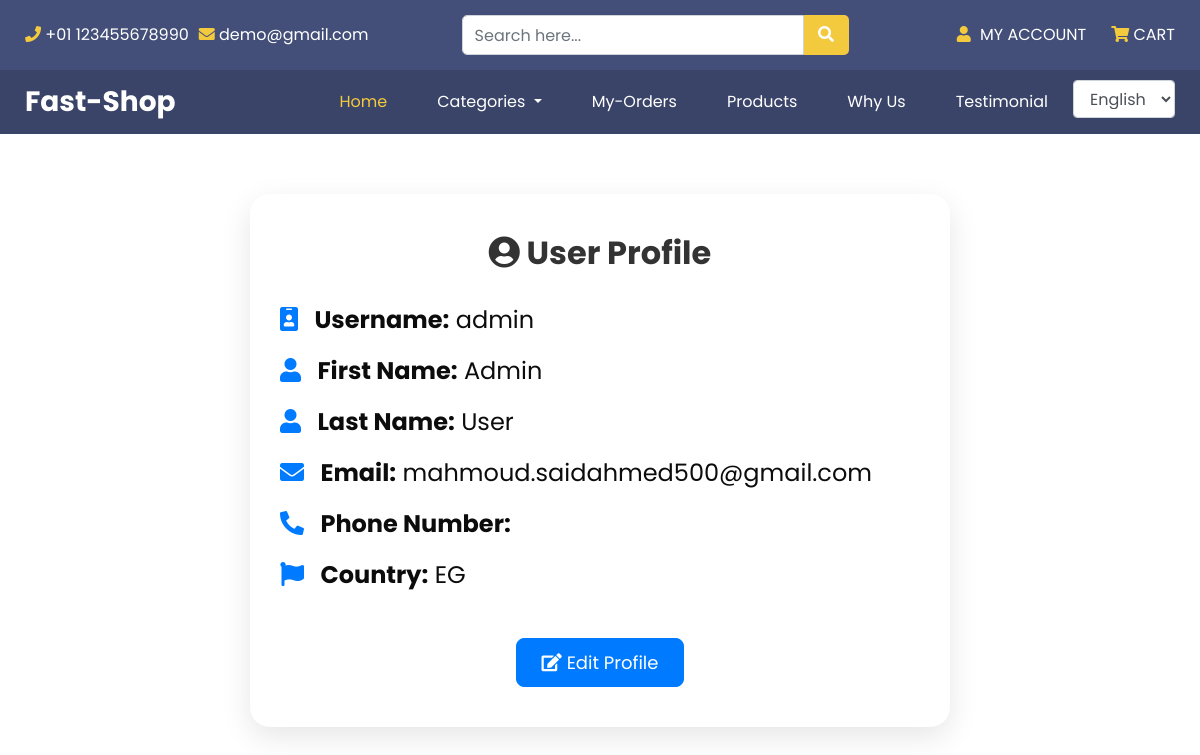
Page /en/accounts/profile/ (signed in) on the earlier database version.
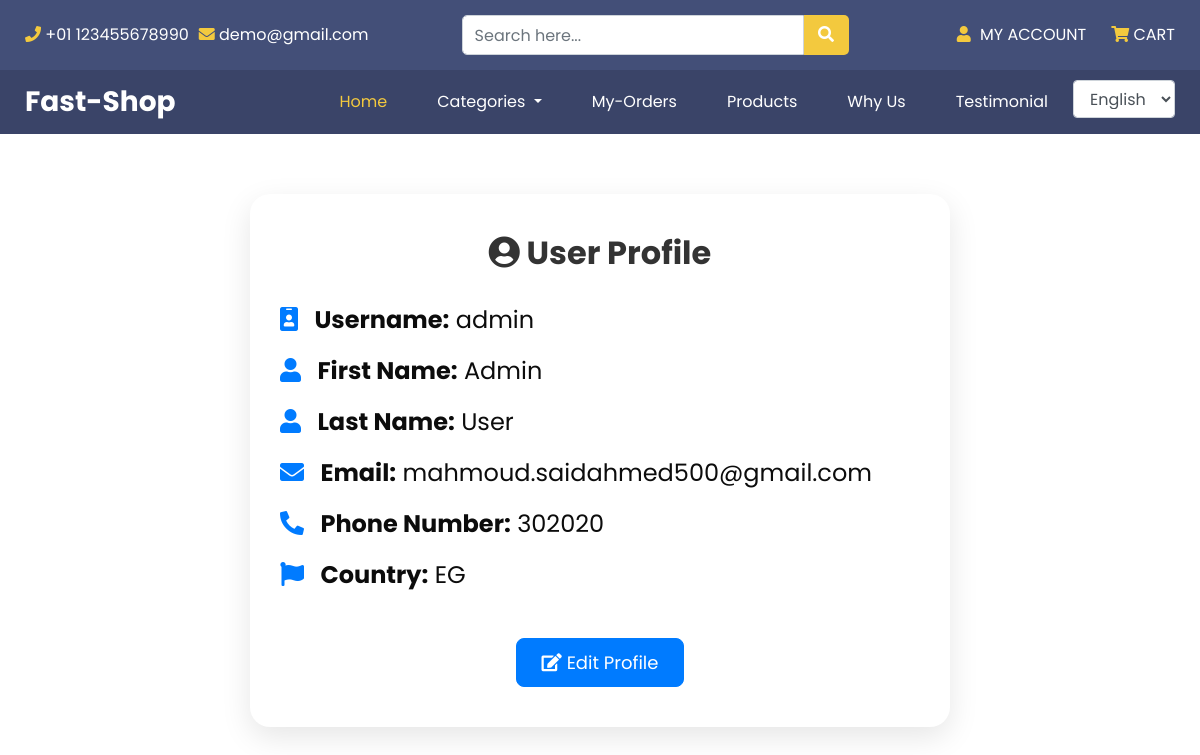
Same page on the later database version.
### accounts/models.py (models this page shows, shortened)
class Account(AbstractBaseUser):
    first_name = models.CharField(max_length=250)
    last_name = models.CharField(max_length=250)
    username = models.CharField(max_length=100, unique=True)
    email = models.EmailField(max_length=100, unique=True)
    phone_number = models.CharField(max_length=50)
    country = models.CharField(max_length=2, choices=get_countries(), default="EG")
    is_active = models.BooleanField(default=False)  #type: ignore
    is_staff = models.BooleanField(default=False)  #type: ignore
    is_admin = models.BooleanField(default=False)  #type: ignore
    is_superadmin = models.BooleanField(default=False)  #type: ignore
    join_date = models.DateTimeField(auto_now_add=True)
    last_login = models.DateTimeField(auto_now_add=True)
    USERNAME_FIELD = 'email'
    REQUIRED_FIELDS = ['username', 'first_name', 'last_name', 'country']
    objects = MyAccountManager()
    def __str__(self):
        return self.username

### accounts/views.py (the view)
# urls.py: path('profile/', views.profile, name="profile"),
def profile(request):
    user = request.user
    print("*" * 100)
    print(user)
    context = {
        'user'  :user,
    }
    return render(request, 'accounts/profile.html', context)

### cart/context_processors.py (called while the page is built)
def cart_item_count(request):
    cart = request.session.get('cart', {})
    total_items = sum(item['quantity'] for item in cart.values())
    return {
        'cart_item_count': total_items
    }

def get_categories(request):
    categories = Category.objects.all() #type: ignore
    return {
        'categories' : categories,
    }

### store/models.py (called while the page is built)
    def get_category_url(self):
        return reverse('store:products_by_category', args=[self.slug])  #type: ignore

### templates/accounts/profile.html (shortened to what this page needs)
{% extends 'base.html' %}
{% load static %}
{% block content %}
<div class="container">
    <div class="profile-card">
      <div class="profile-header text-center">
        <h2><i class="fas fa-user-circle"></i> User Profile</h2>
      </div>
      <div class="profile-info">
        <p style="font-size: x-large;"><i class="fas fa-id-badge"></i> <strong>Username:</strong> {{ user.username }}</p>
        <p style="font-size: x-large;"><i class="fas fa-user"></i> <strong>First Name:</strong> {{ user.first_name }}</p>
        <p style="font-size: x-large;"><i class="fas fa-user"></i> <strong>Last Name:</strong> {{ user.last_name }}</p>
        <p style="font-size: x-large;"><i class="fas fa-envelope"></i> <strong>Email:</strong> {{ user.email }}</p>
        <p style="font-size: x-large;"><i class="fas fa-phone-alt"></i> <strong>Phone Number:</strong> {{ user.phone_number }}</p>
        <p style="font-size: x-large;"><i class="fas fa-flag"></i> <strong>Country:</strong> {{ user.country }}</p>
      </div>
      <div class="text-center">
        <a href="#" class="btn btn-primary edit-btn">
          <i class="fas fa-edit"></i> Edit Profile
        </a>
      </div>
    </div>
  </div>
{% endblock content %}

Differences in the rows shown:
changed Account "admin": phone_number (not shown) → "302020"
